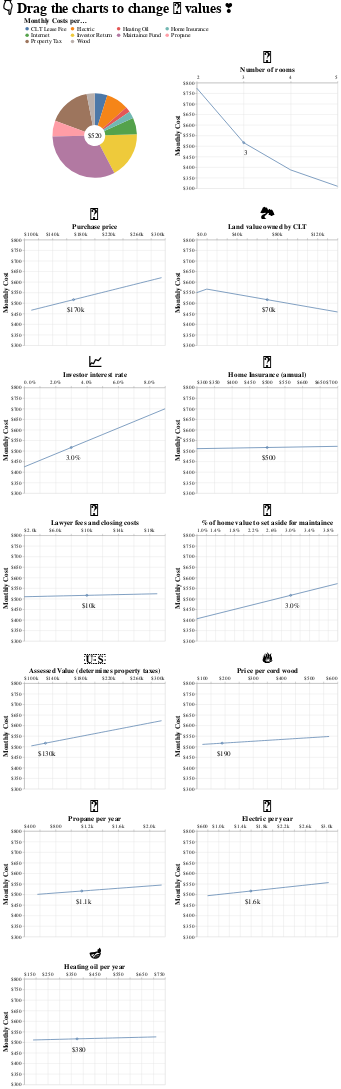

Notebook code cell kept with this figure:
### Code cell
TAX_RATE = 2.32
ROBBIE_PROPANE = 1135
ROBBIE_ELECTRIC = 1598
ROBBIE_HEATING_OIL = 375

generate_plot(
    lambda property_cost, interest_rate, insurance, lawyer_fees, clt_value, assessed_value, cords_wood, price_per_cord, percent_maintaince, rooms, propane, electric, oil: {
        "Investor Return": property_cost * interest_rate / 12 / rooms + lawyer_fees * interest_rate / 12 / rooms - clt_value * interest_rate / 12 / rooms,
        "CLT Lease Fee": alt.expr.if_(clt_value <= 0, 0, 75 / rooms),
        "Property Tax": assessed_value * TAX_RATE / 100 / 12 / rooms,
        "Wood": cords_wood *  price_per_cord / 12 / rooms,
        "Propane": propane / 12 / rooms,
        "Electric": electric / 12 / rooms,
        "Heating Oil": oil / 12 / rooms,
        "Internet": 99 / rooms,
        "Maintaince Fund": percent_maintaince * 200 * 1000 / 12 / rooms,
        "Home Insurance": insurance / 12 / rooms,
    },
    rooms=Variable("🪺", "Number of rooms", 2, 6, 1, 3, 'O', hidden=False),
    property_cost=Variable("🤑", "Purchase price", 110 * 1000, 300 * 1000, 5 * 1000, 170 * 1000, '$'),
    clt_value=Variable("🏞", "Land value owned by CLT", 0, 150 * 1000, 10000, 70 * 1000, '$'),
    interest_rate=Variable("📈", "Investor interest rate", 0, 0.10, 0.01, 0.03, '%'),
    insurance=Variable("🏡", "Home Insurance (annual)", 300, 800, 100, 500, '$', hidden=False),
    lawyer_fees=Variable("💼", "Lawyer fees and closing costs", 2000, 20000, 1000, 10000, '$', hidden=False),
    percent_maintaince=Variable("🔧", "% of home value to set aside for maintaince", 0.01, 0.05, 0.01, 0.03, '%', hidden=False),
    assessed_value=Variable("🇺🇸", "Assessed Value (determines property taxes)", 110 * 1000, 300 * 1000, 5 * 1000, 130 * 1000, '$', hidden=False),
    cords_wood=Variable("🪵", "Cords of wood per year", 2, 4, 1, 3, '#', hidden=True),
    price_per_cord=Variable("🔥", "Price per cord wood", 120, 580, 10, 190, '$', hidden=False),
    propane=Variable("🦕", "Propane per year", ROBBIE_PROPANE * 0.5, ROBBIE_PROPANE * 2, ROBBIE_PROPANE / 10, ROBBIE_PROPANE, '$'),
    electric=Variable("🔌", "Electric per year", ROBBIE_ELECTRIC * 0.5, ROBBIE_ELECTRIC * 2, ROBBIE_ELECTRIC / 10, ROBBIE_ELECTRIC, '$'),
    oil=Variable("🪔", "Heating oil per year", ROBBIE_HEATING_OIL * 0.5, ROBBIE_HEATING_OIL * 2, ROBBIE_HEATING_OIL / 10, ROBBIE_HEATING_OIL, '$')
)
